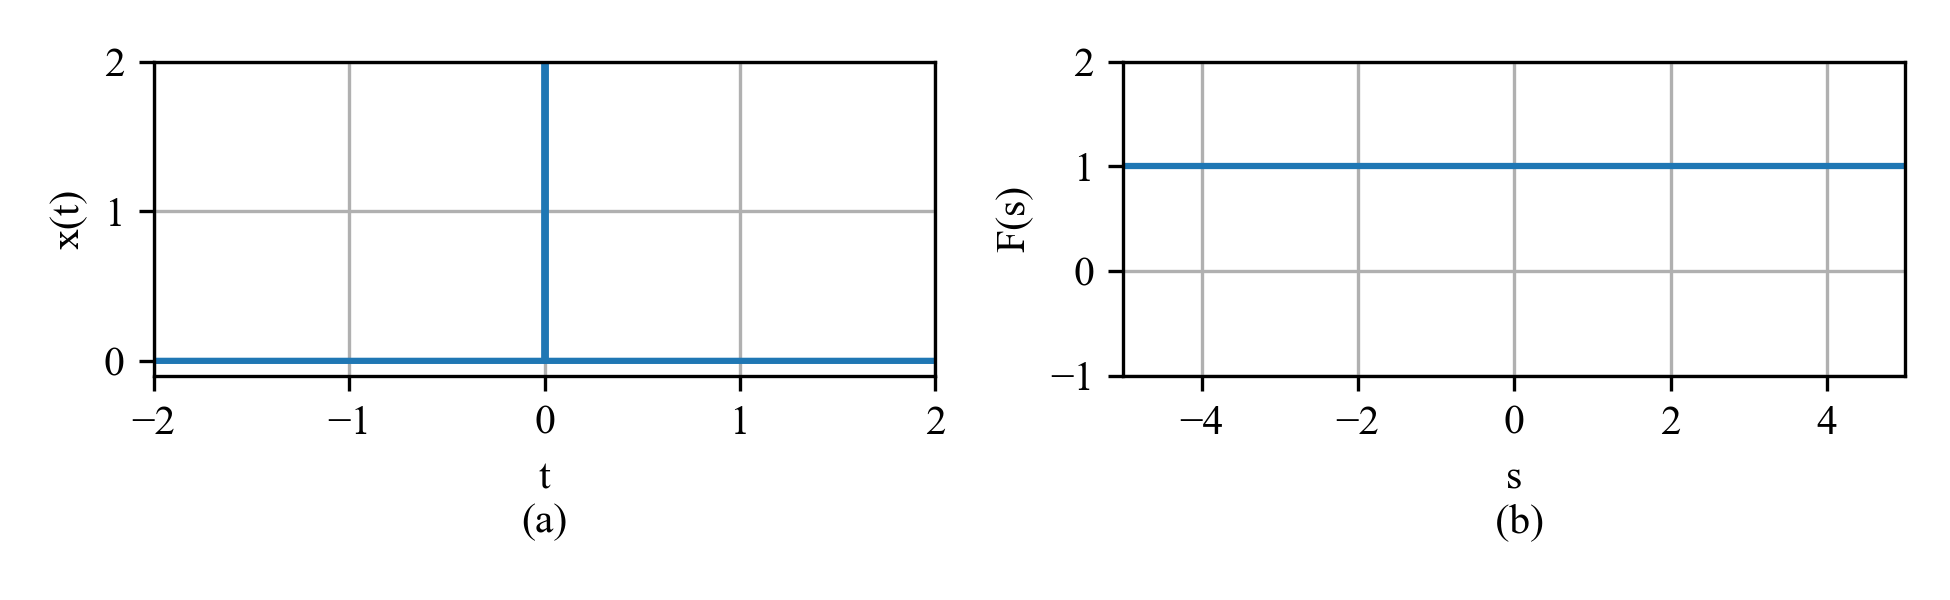

This chart was generated by the following Python code:
#!/usr/bin/env python3
# -*- coding: utf-8 -*-
"""
Created on Fri Nov 15 16:05:28 2019
@author: austin
"""

import IPython as IP
IP.get_ipython().magic('reset -sf')

import numpy as np
import matplotlib.pyplot as plt
import sklearn as sk
from sklearn import datasets
#from sklearn.linear_model import LinearRegression

# set default fonts and plot colors
plt.rcParams.update({'image.cmap': 'viridis'})
cc = plt.rcParams['axes.prop_cycle'].by_key()['color']
plt.rcParams.update({'font.serif':['Times New Roman', 'Times', 'DejaVu Serif',
 'Bitstream Vera Serif', 'Computer Modern Roman', 'New Century Schoolbook',
 'Century Schoolbook L',  'Utopia', 'ITC Bookman', 'Bookman', 
 'Nimbus Roman No9 L', 'Palatino', 'Charter', 'serif']})
plt.rcParams.update({'font.family':'serif'})
plt.rcParams.update({'font.size': 10})
plt.rcParams.update({'mathtext.rm': 'serif'})
plt.rcParams.update({'mathtext.fontset': 'custom'})
plt.close('all')

plt.close('all')


#%% plot the S space

t = np.linspace(-2,2,1000)
x = np.zeros(t.shape[0])

x[500] = 10000
    

plt.figure(figsize=(6.5,2))
plt.subplot(121)
plt.plot(t,x)
plt.xlabel('t\n(a)')
plt.ylabel('x(t)')
plt.xlim([-2,2])
plt.ylim([-0.1,2])
plt.grid(True)
plt.tight_layout()


s = np.linspace(-5,5,1000)

F_s =  np.ones(s.shape[0])


plt.subplot(122)
plt.plot(s,F_s)
plt.xlabel('s\n (b)')
plt.ylabel('F(s)')
plt.grid(True)
plt.xlim([-5,5])
plt.ylim([-1,2])
plt.tight_layout()
plt.savefig('T_and_S_impulse_function',dpi=300)






































